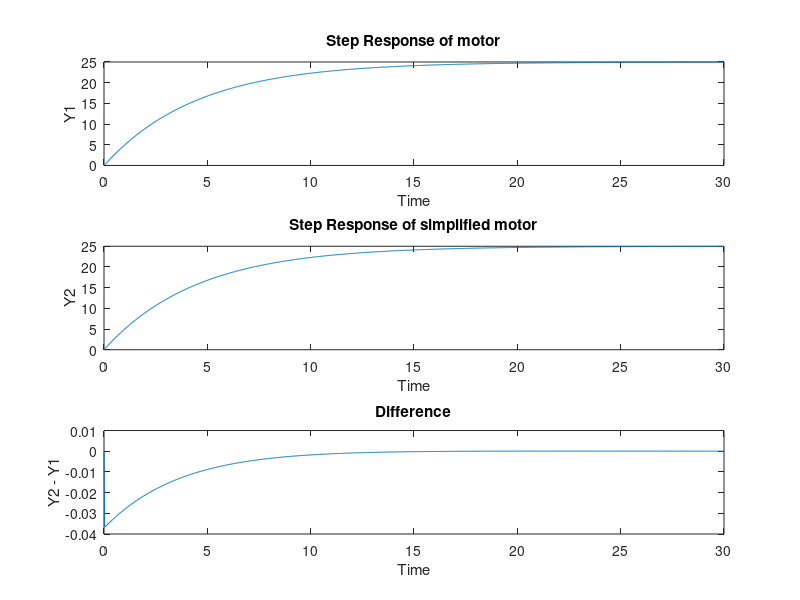
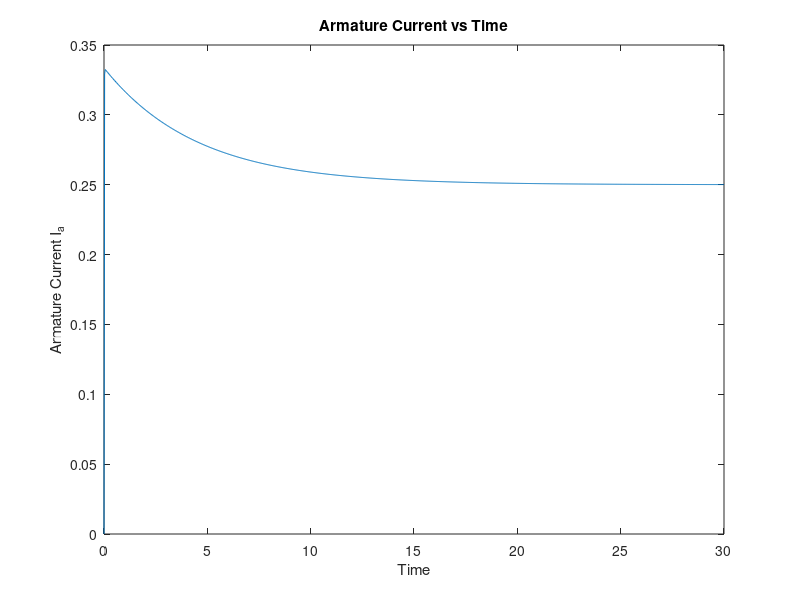
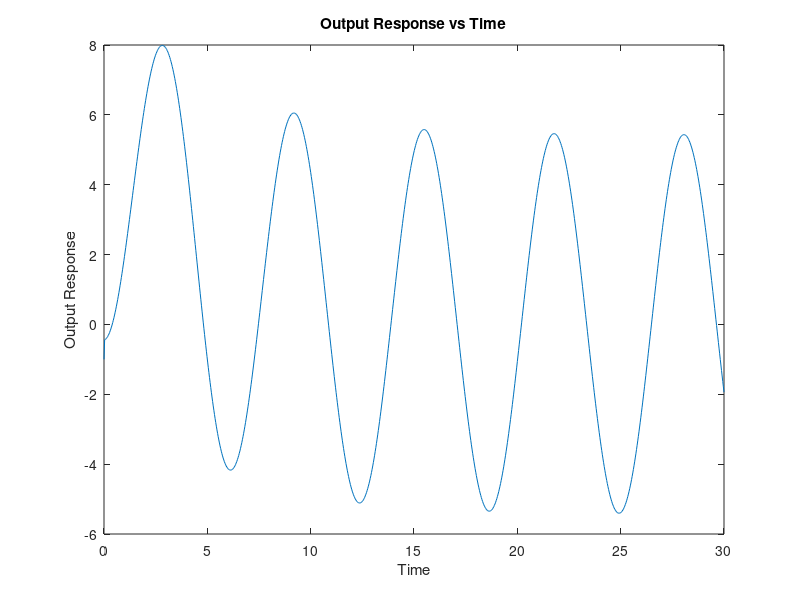

These figures' MATLAB source, in order: (Note: this script raises an error after producing the figures.)
% Define motor variables
La = 0.02; Ra = 3; Ke = 0.01; Kt = 0.01; I = 6e-4; b = 1e-4;

% Motor model matrices
A = [0 1 0; 0 -b/I Kt/I ; 0 -Ke/La -Ra/La];
B = [0 ; 0 ; 1/La];
C = [0 1 0];
D = 0;

% simplified_motor model matrices
A1 = [0 1; 0 -(b + (Ke*Kt/Ra))/I];
B1 = [0 ; Kt/(Ra*I)];
C1 = [0 1];
D1 = 0;

% define state space model
motor = ss(A, B, C, D);
motor_simplified = ss(A1, B1, C1, D1);

% convert objects to transfer functions
G_motor = tf(motor);
G_motor_simplified = tf(motor_simplified);

% convert object to zpk form
zpk_motor = zpk(motor);

% extract list of poles of transfer function G_motor
[z, p, k] = zpkdata(G_motor);
poles = cell2mat(p);

% extract numerator and denominator arrays from the object G_motor
[num,den] = tfdata(G_motor);
num = cell2mat(num);
den = cell2mat(den);

% extract numerator and denominator arrays from the object
% G_motor_simplified
[num1,den1] = tfdata(G_motor_simplified);
num1 = cell2mat(num1);
den1 = cell2mat(den1);

%%% FIRST FIGURE %%%
% Step Response of motor versus T
T = linspace(0,30,1000);
subplot(311);
[Y1,T,X1] = step(motor, T);
plot(T, Y1);
title('Step Response of motor');
xlabel('Time') 
ylabel('Y1') 

% Step Response of motor_simplified versus T
subplot(312);
[Y2,T,X2] = step(motor_simplified, T);
plot(T, Y2);
title('Step Response of simplified motor');
xlabel('Time') 
ylabel('Y2') 

% Y1 - Y2 
subplot(313);
plot(T, Y1-Y2);
title('Difference');
xlabel('Time') 
ylabel('Y2 - Y1') 
% Compare with asymptotic value calculated by Final Value Theorem 

%%% SECOND FIGURE %%%
% The armature current is just the third column of the matrix X when 
% we use the step function. [Y,T,X]=step(sys,T).

figure;
plot(T,X1(:, end));
title('Armature Current vs Time');
xlabel('Time') 
ylabel('Armature Current I_a') 

%%% THIRD FIGURE %%%
% The initial condition is X0=[0;-1;.5]
% And the input signal is sinusoidal

figure;
plot(T,(lsim(motor,sin(T),T,[0;-1;5])));
title('Output Response vs Time');

xlabel('Time') 
ylabel('Output Response') 

% Amplitude: ~5.45
amp = abs(evalfr(G_motor, 1i));
